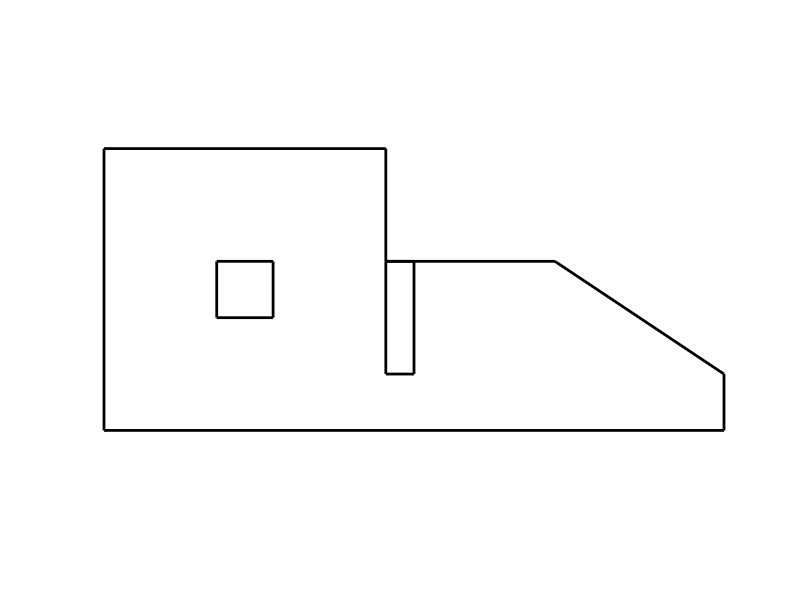

Recreate this plot in MATLAB. (Note: this script raises an error after producing the figure.)
function PlotFloorPlan()

    figure;

    % Scene initialization
    axis off;
    axis equal;
    grid on;
    set(gca,'xtick',-10:2:120);
    set(gca,'ytick',-20:2:70);
    
    % Define the Floor Plan
    ELC = [[0 0,110 0];
        [110 0,110 10];
        [110 10,80 30];
        [80 30,50 30];
        [50 30,50 50];
        [50 50,0 50];
        [0 50,0 0]];
    [n,~]=size(ELC);
    for i=1:n
        line([ELC(i,1),ELC(i,3)],[ELC(i,2),ELC(i,4)] ...
            ,'LineWidth',2,'color','k');
    end
    hold on;

    % Define the Obstacle
    obstacle = [[20 20,20 30];
                [20 30,30 30];
                [30 30,30 20];
                [30 20,20 20];
                [50 10,50 30];
                [50 30,55 30];
                [55 30,55 10];
                [55 10,50 10]];
    [n,~]=size(obstacle);
    for i=1:n
        line([obstacle(i,1),obstacle(i,3)],[obstacle(i,2),obstacle(i,4)] ...
            ,'LineWidth',2,'color','k');
    end
    hold on;

    % Floor Plan & Camera Parameters
    EL = [ELC;obstacle];
    x = [10 15];
    cameraParams.pos = x;
    cameraParams.orient = 0;
    cameraParams.fov = 50;
    cameraParams.radius = 30;

    % Visibility Polygon consists of lots of Sampling Points
    PV_FOV = FindVisibilityPolygonWithFOV(EL,cameraParams);
    fill(PV_FOV(:,2),PV_FOV(:,3),[0.2 0.2 0.2],'FaceAlpha',0.5);
    hold on;

    % Plot the viewpoint afterwards for avoidance of covering
    plot(x(1),x(2),'.','Color','k','MarkerSize',30);
    hold on;

    % Plot all sampling points inside Camera'view
    sample_x = -10:2:120;
    sample_y = -10:2:60;
    [SX,SY] = meshgrid(sample_x,sample_y);
    SX = reshape(SX,[],1);
    SY = reshape(SY,[],1);
    M = [SX SY];
    EL_FOV = PolygonPoints2Edges(PV_FOV);
    vispnt = PointsInsidePolygon(EL_FOV,M);
    for i=1:numel(vispnt)
        if vispnt(i)==1
            plot(M(i,1),M(i,2),'.','Color','k','MarkerSize',1);
        end
    end
    hold on;

end